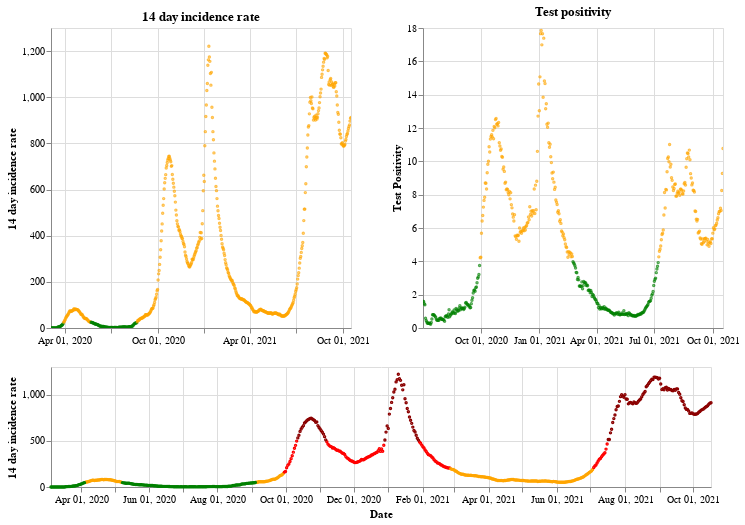

Notebook source saved alongside this figure:
### Markdown cell above
## Northern Ireland

### Code cell
plot_traffic_light('Northern Ireland')

### Figure 1 — Vega-Lite specification as saved in the notebook (floating-point values rounded to 4 significant figures; data arrays with more than 128 entries replaced by an {"elided": "..."} marker saying what was removed)
{"config": {"view": {"continuousWidth": 400, "continuousHeight": 300}}, "vconcat": [{"hconcat": [{"mark": {"type": "point", "size": 2}, "encoding": {"color": {"condition": {"value": "green", "test": "(datum.twoWeeklyCasesRate <= 25)"}, "value": "orange"}, "tooltip": [{"type": "nominal", "field": "areaName"}, {"type": "temporal", "field": "date"}, {"type": "quantitative", "field": "twoWeeklyCasesRate"}, {"type": "quantitative", "field": "testPositivity"}], "x": {"type": "temporal", "axis": {"title": ""}, "field": "date", "scale": {"domain": {"selection": "DateBrush"}}, "timeUnit": "yearmonthdate"}, "y": {"type": "quantitative", "axis": {"title": "14 day incidence rate"}, "field": "twoWeeklyCasesRate"}}, "title": "14 day incidence rate", "width": 300}, {"mark": {"type": "point", "size": 2}, "encoding": {"color": {"condition": {"value": "green", "test": "(datum.testPositivity <= 4)"}, "value": "orange"}, "tooltip": [{"type": "nominal", "field": "areaName"}, {"type": "temporal", "field": "date"}, {"type": "quantitative", "field": "twoWeeklyCasesRate"}, {"type": "quantitative", "field": "testPositivity"}], "x": {"type": "temporal", "axis": {"title": ""}, "field": "date", "scale": {"domain": {"selection": "DateBrush"}}, "timeUnit": "yearmonthdate"}, "y": {"type": "quantitative", "axis": {"title": "Test Positivity"}, "field": "testPositivity"}}, "title": "Test positivity", "width": 300}]}, {"layer": [{"mark": {"type": "point", "size": 2}, "encoding": {"color": {"condition": {"value": "orange", "test": "(((datum.testPositivity < 4) && (datum.twoWeeklyCasesRate >= 50)) && (datum.twoWeeklyCasesRate < 200))"}, "value": "red"}, "opacity": {"condition": {"value": 1, "test": "((datum.twoWeeklyCasesRate >= 50) && (datum.twoWeeklyCasesRate < 500))"}, "value": 0}, "tooltip": [{"type": "nominal", "field": "areaName"}, {"type": "temporal", "field": "date"}, {"type": "quantitative", "field": "twoWeeklyCasesRate"}, {"type": "quantitative", "field": "testPositivity"}], "x": {"type": "temporal", "axis": {"title": "Date"}, "field": "date", "timeUnit": "yearmonthdate"}, "y": {"type": "quantitative", "axis": {"title": "14 day incidence rate"}, "field": "twoWeeklyCasesRate"}}, "selection": {"DateBrush": {"type": "interval", "encodings": ["x"], "fields": ["Time"]}}}, {"mark": {"type": "point", "size": 2}, "encoding": {"color": {"value": "darkred"}, "opacity": {"condition": {"value": 1, "test": "(datum.twoWeeklyCasesRate >= 500)"}, "value": 0}, "tooltip": [{"type": "nominal", "field": "areaName"}, {"type": "temporal", "field": "date"}, {"type": "quantitative", "field": "twoWeeklyCasesRate"}, {"type": "quantitative", "field": "testPositivity"}], "x": {"type": "temporal", "axis": {"title": "Date"}, "field": "date", "timeUnit": "yearmonthdate"}, "y": {"type": "quantitative", "axis": {"title": "14 day incidence rate"}, "field": "twoWeeklyCasesRate"}}}, {"mark": {"type": "point", "size": 2}, "encoding": {"color": {"condition": {"value": "green", "test": "((datum.testPositivity < 4) && (datum.twoWeeklyCasesRate < 50))"}, "value": "orange"}, "opacity": {"condition": {"value": 1, "test": "(datum.twoWeeklyCasesRate < 50)"}, "value": 0}, "tooltip": [{"type": "nominal", "field": "areaName"}, {"type": "temporal", "field": "date"}, {"type": "quantitative", "field": "twoWeeklyCasesRate"}, {"type": "quantitative", "field": "testPositivity"}], "x": {"type": "temporal", "axis": {"title": "Date"}, "field": "date", "timeUnit": "yearmonthdate"}, "y": {"type": "quantitative", "axis": {"title": "14 day incidence rate"}, "field": "twoWeeklyCasesRate"}}}], "height": 120, "width": 660}], "data": {"name": "data-16554829a2911f59f3531c2a1c9408f7"}, "$schema": "https://vega.github.io/schema/vega-lite/v4.8.1.json", "datasets": {"data-16554829a2911f59f3531c2a1c9408f7": {"elided": "592 records"}}}
